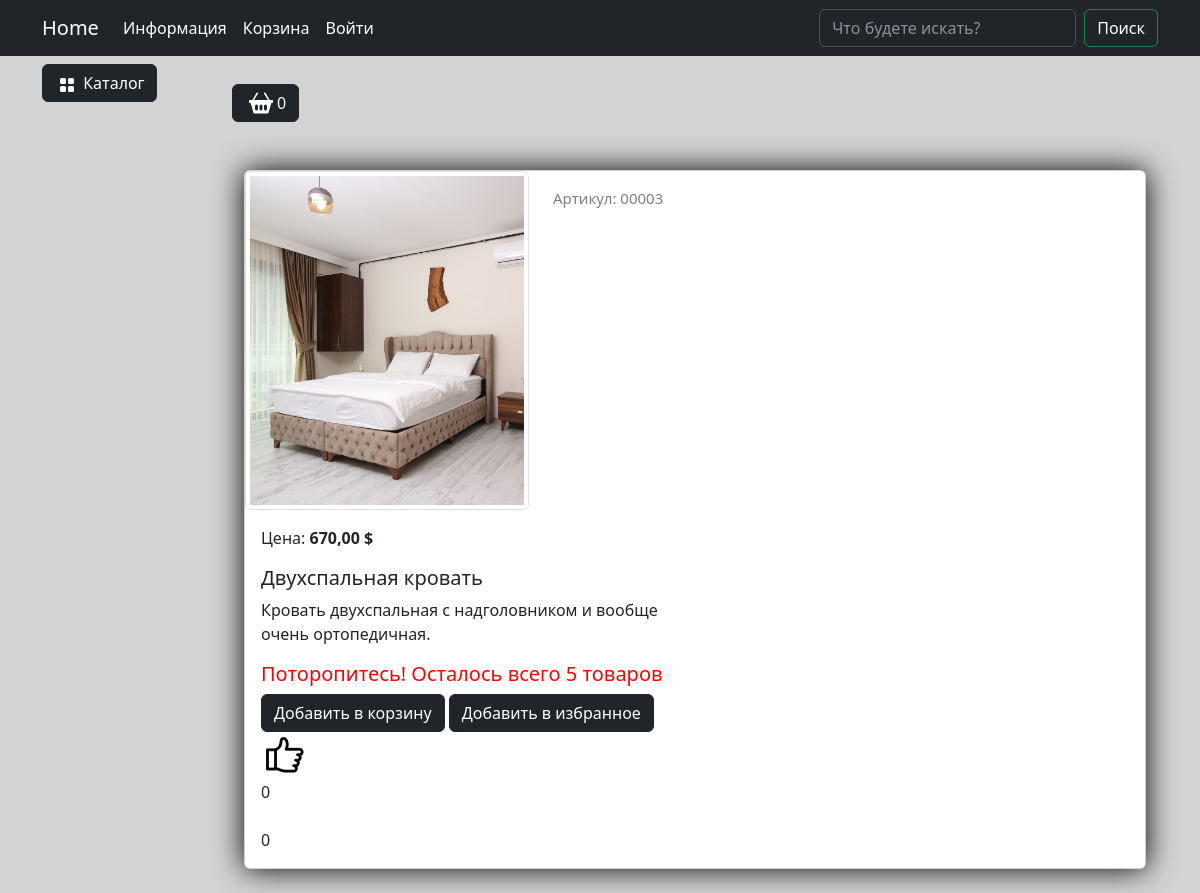
Screenshot of /catalog/product/dvuhspalnaya-krovat/ with the database file from the repository.
### goods/models.py (models this page shows, shortened)
class Products(models.Model):
    name = models.CharField(max_length=150, unique=True)
    slug = models.SlugField(max_length=150, unique=True, blank=True, null=True, verbose_name='URL')
    description = models.TextField(blank=True, null=True)
    image = models.ImageField(upload_to='goods_images', null=True)
    price = models.DecimalField(default=0.00, max_digits=7, decimal_places=2)
    discount = models.DecimalField(default=0.00, max_digits=7, decimal_places=2)
    quantity = models.PositiveIntegerField(default=0)
    category = models.ForeignKey(to=Categories, on_delete=models.CASCADE)
    likes = models.SmallIntegerField(default=0)
    is_liked = models.BooleanField(default=False)
    dislikes = models.SmallIntegerField(default=0)
    is_disliked = models.BooleanField(default=0)
    is_little = models.BooleanField(default=False)
    class Meta:
        verbose_name = 'Продукт'
        verbose_name_plural = 'Продукты'
        ordering = ('id', )
    def display_id(self):
        return f'{self.id:05}'
    def sell_price(self):
        if self.discount:
            return round(self.price - self.price*self.discount/100, 2)
        elif self.is_liked:
            return round(self.price - self.price*self.discount/100 - self.price / 100 * 10, 2)
        else:
            return self.price

### goods/views.py (the view)
# urls.py: path('product/<slug:product_slug>/', product, name='product'),
def product(request, product_slug):
    product = Products.objects.get(slug=product_slug)
    if product.quantity < 10:
        product.is_little = True
        product.save()
    context = {
        'product': product
    }
    return render(request, 'goods/product.html', context)

### carts/models.py (called while the page is built)
    def total_quantity(self):
        if self:
            return sum(cart.quantity for cart in self)
        return 0

### carts/templatetags/carts_tags.py (called while the page is built)
@register.simple_tag()
def user_carts(request):
    return get_user_carts(request)

@register.simple_tag()
def user_chosens(request):
    return get_user_chosens(request)

### carts/utils.py (called while the page is built)
def get_user_carts(request):
    if request.user.is_authenticated:
        return Cart.objects.filter(user=request.user)
    if not request.session.session_key:
        request.session.create()
    return Cart.objects.filter(session_key=request.session.session_key)

def get_user_chosens(request):
    if request.user.is_authenticated:
        return Chosens.objects.filter(user=request.user)
    if not request.session.session_key:
        request.session.create()
    return Chosens.objects.filter(session_key=request.session.session_key)

### goods/templatetags/goodstags.py (called while the page is built)
@register.simple_tag()
def tag_categories():
    return Categories.objects.all()

### goods/templates/goods/product.html (shortened to what this page needs)
{% extends 'base.html' %}
{% load static %}
{% block content %}
{% include 'includes/cart_button.html' %}
<div class="container mt-5" id="like-items-container">
    <div class="card mb-4 custom-shadow">
        <div class="row">
            <div class="col-md-4">
                <img src="{{product.image.url}}"
                    class="img-thumbnail" data-bs-toggle="modal" data-bs-target="#imageModal1">
            </div>
            <div class="col-md-4 ">
                <p class="product_id mt-3">Артикул: {{product.display_id}}</p>
            </div>
        </div>
        <div class="card-body">
            <p class="card-text">Цена: <strong>{{product.sell_price}} $</strong></p>
            <h5 class="card-title">{{product.name}}</h5>
            <p style="max-width: 400px;" class="card-text">{{product.description}}</p>
            {% if product.quantity < 10 %}
            <h5 class="color-red">Поторопитесь! Осталось всего {{product.quantity}} товаров</h5>
            {% endif %}
            {% if product.quantity > 0 %}
            <a href="{% url 'carts:cart_add' %}" class="btn btn-dark add-to-cart" data-product-id="{{product.id}}">
            Добавить в корзину</a>
            <a href="{% url 'carts:chosens_add' %}" class="btn btn-dark add-to-chosen" data-product-id="{{product.id}}">
            Добавить в избранное</a>
            {% else %}
            <h2>Товара нет в наличии</h2>
            {% endif %}
            <div class="feedback">
                <a {% if product.is_liked == False %}href="{% url 'goods:like' product.id %}"{% else %}href="{% url 'goods:remove_like' product.id %}"{% endif %} class="likes add_like"><img src="{% static 'deps\images\2849826_finger_interaction_hand_like_multimedia_icon(1).png' %}" alt=""></a>
                <div id="likes-count" class="likes">{{ product.likes }}</div>
                <div class="likes">{{ product.dislikes }}</div>
            </div>
        </div>
    </div>
</div>
{% endblock %}

### static/deps/css/my_css.css (style rules this page uses)
body { background-color: lightgrey; }
html { behavior: smooth; }
.custom-shadow { box-shadow: 0px 0px 30px 0px #000000; }
.product_id { color: gray; font-size: 15px; }

### goods/templates/goods/product.html (style rules this page uses)
.color-red { color: red; }

### rows the page displays
Products: image (picture), display_id "00003", sell_price "670,00", name "Двухспальная кровать", description "Кровать двухспальная с надголовником и вообще очень ортопедичная.", quantity "5", likes "0", dislikes "0"

### other values shown
{{ carts.total_quantity }} "0"
